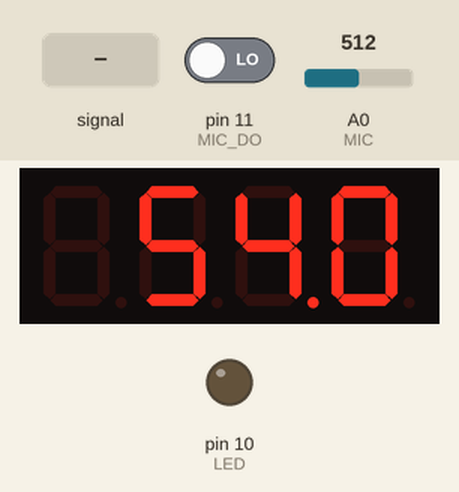
A sketch run on a simulated Arduino Uno, built with avr-gcc and run on an emulated ATmega328P. On the bench: 4-digit seven-segment display, output pins drawn as LEDs (lit = HIGH). The inputs (shaded band) are chosen by the test bench; at power-on: pin 11 (MIC_DO) LOW, A0 (MIC) = 512.

Above: at 1.2 s.
1.3 s: pin 11 (MIC_DO) driven HIGH
2.9 s: A0 (MIC) fed a 200 Hz sine of ±81 counts around its level
At 3.1 s:
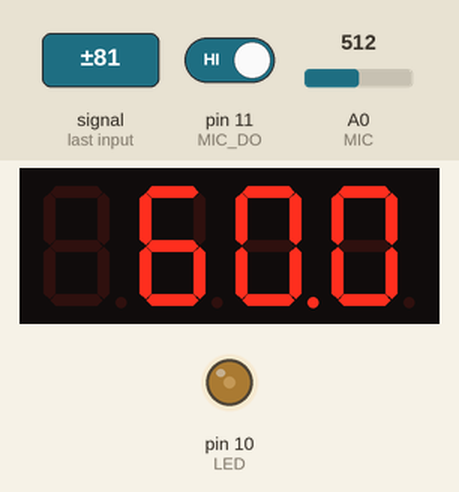
4.4 s: A0 (MIC) set to 716
At 4.59 s:
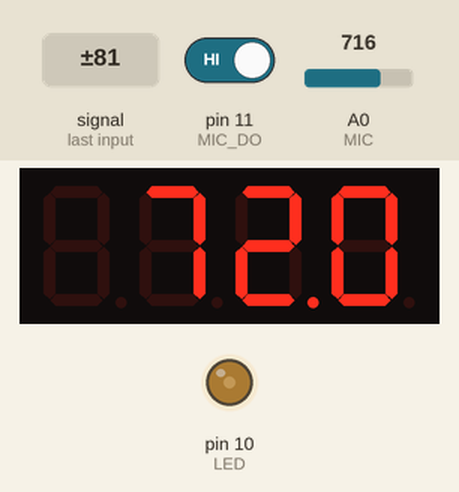
5.9 s: A0 (MIC) fed a 1000 Hz sine of ±255 counts around its level
At 6.29 s:
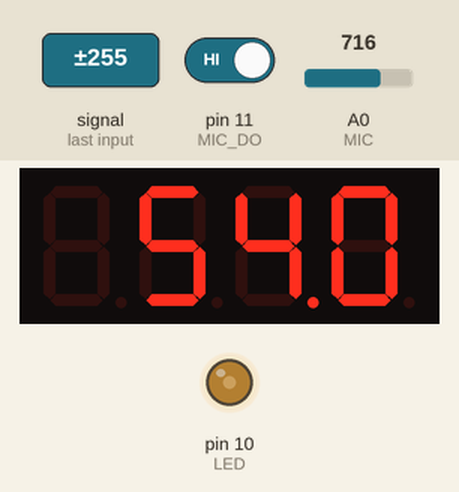
7.9 s: A0 (MIC) set to 900
At 8.09 s:
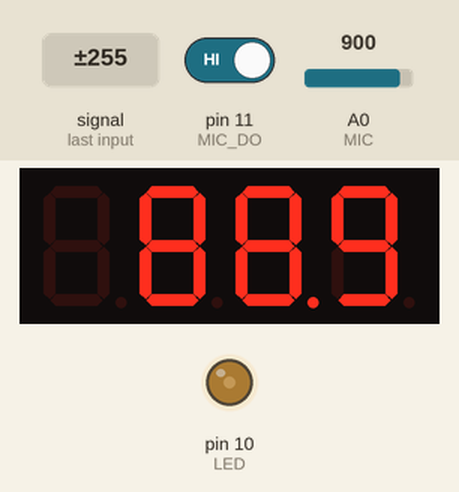
9.4 s: A0 (MIC) set to 1023
At 10.47 s:
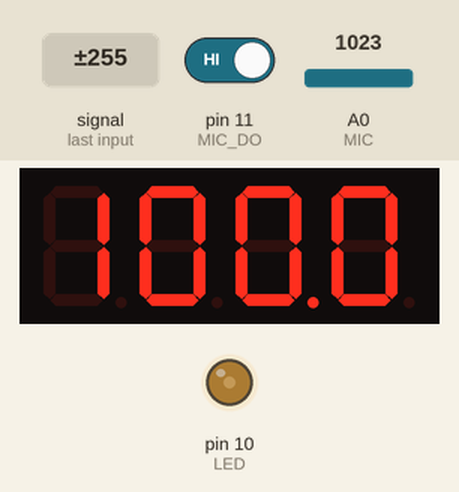
Timing chart, 0 to 11.9 s (numbered marks = the images above; inputs shaded):
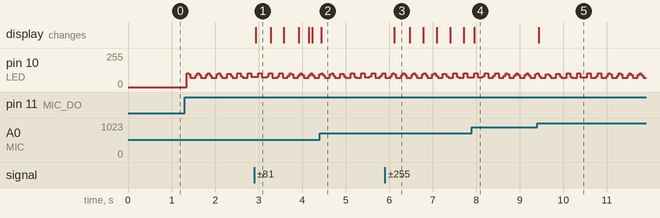

The sketch:

NoiseAlarm_Arduino_Code.ino
```cpp
#include <TM1637Display.h>

const int MIC = 0; //the microphone amplifier output is connected to pin A0
const int MIC_DO = 11;
const int LED = 10;
const int CLK = 9; //Set the CLK pin connection to the display
const int DIO = 8; //Set the DIO pin connection to the display
const int buzzerPin = 3; //Define buzzerPin
const int COUNTER_VAL = 10;

int adc;
int dB, PdB; //the variable that will hold the value read from the microphone each time
int counter = 0;

TM1637Display display(CLK, DIO);  //set up the 4-Digit Display.


void beep(unsigned char delayms) { //creating function
  analogWrite(buzzerPin, 1); //Setting pin to high
  delay(delayms); //Delaying
  analogWrite(buzzerPin ,0); //Setting pin to LOW
  delay(delayms); //Delaying

}

void setup() {
  display.setBrightness(0x00);  //set the diplay to minimum brightness
  pinMode(LED, OUTPUT);
  pinMode(MIC_DO, INPUT);
}

void printDataScreen()
{
  if(counter <= 0)
  {
    int roundedVal = (dB/10.0) * 100;
    display.showNumberDecEx(roundedVal,0b00100000); //Display the Variable value;
    //display.showNumberDecEx(adc);
    counter = COUNTER_VAL;
  }else{
    counter--;
  }
}
void loop(){

  PdB = dB; //Store the previous of dB here
  adc= analogRead(MIC); //Read the ADC value from amplifer
  dB = (adc+83.2073) / 11.003; //Convert ADC value to dB using Regression values

  if(digitalRead(MIC_DO) == HIGH)
  {
    digitalWrite(LED, HIGH);
    delay(1);
    digitalWrite(LED, LOW);
  }

  printDataScreen();
}
```

Measured:
- after the input at 2.9 s, the display: changes at once (image 1)
- after the input at 5.9 s, the display: changes after 0.22 s (image 3)
- after the input at 9.4 s, the display: changes at once (image 5)
